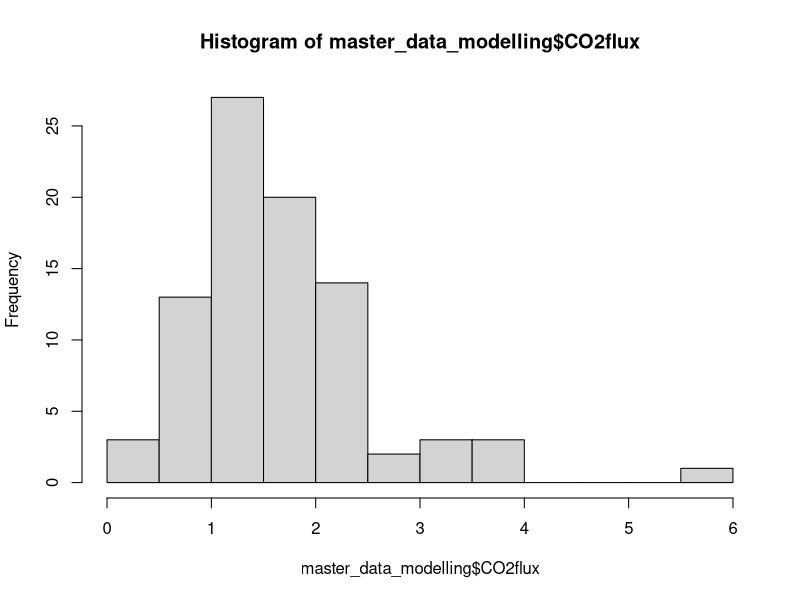
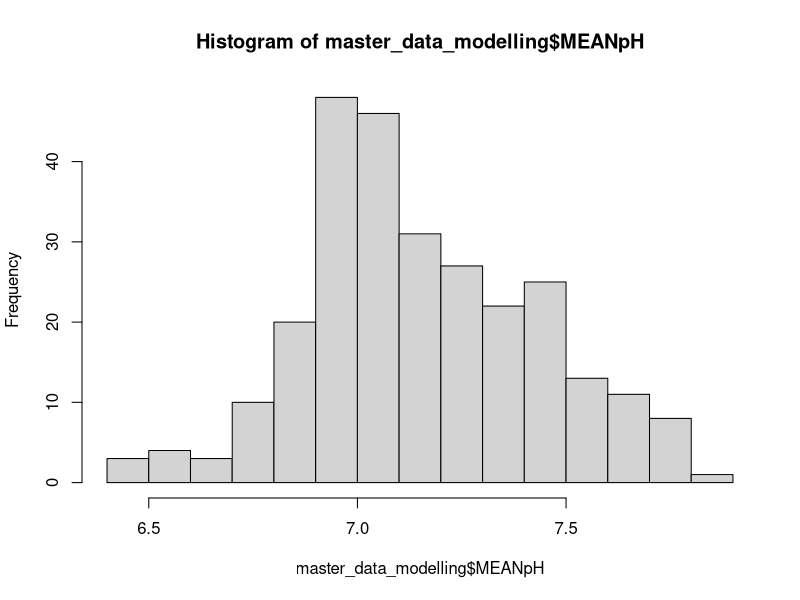
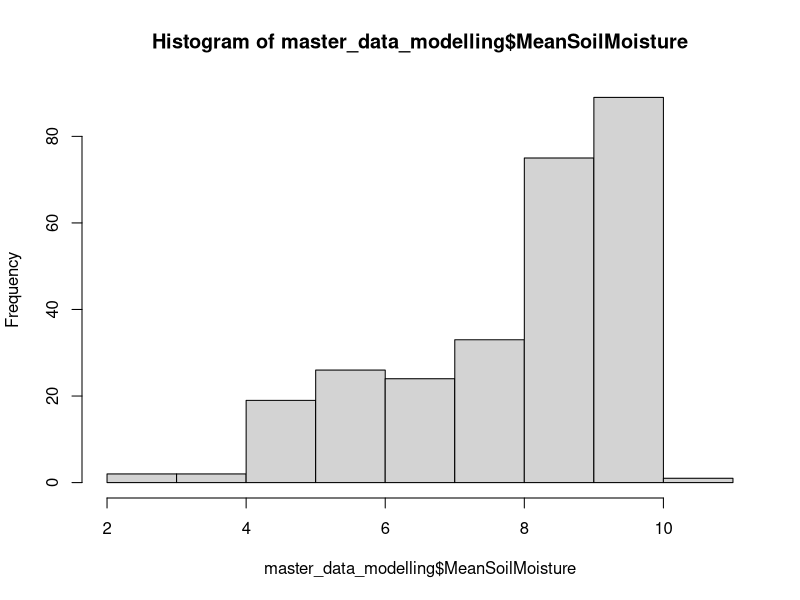
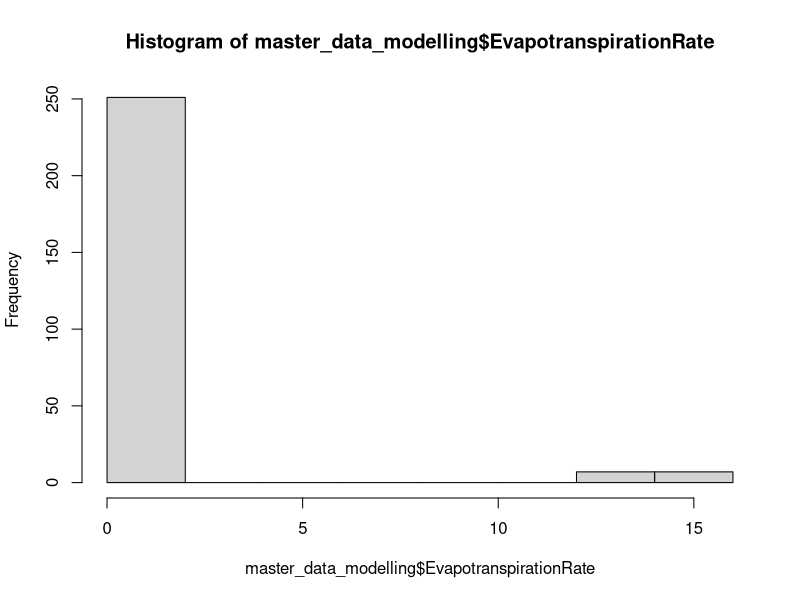
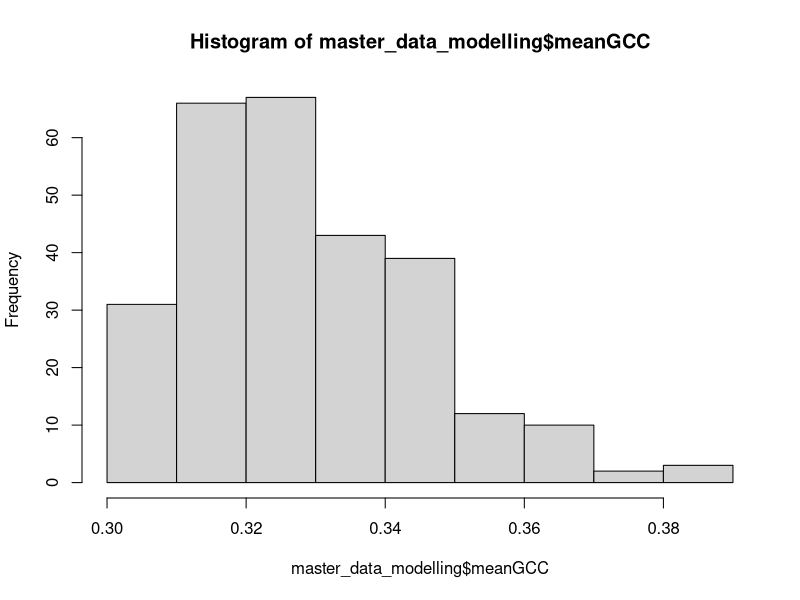
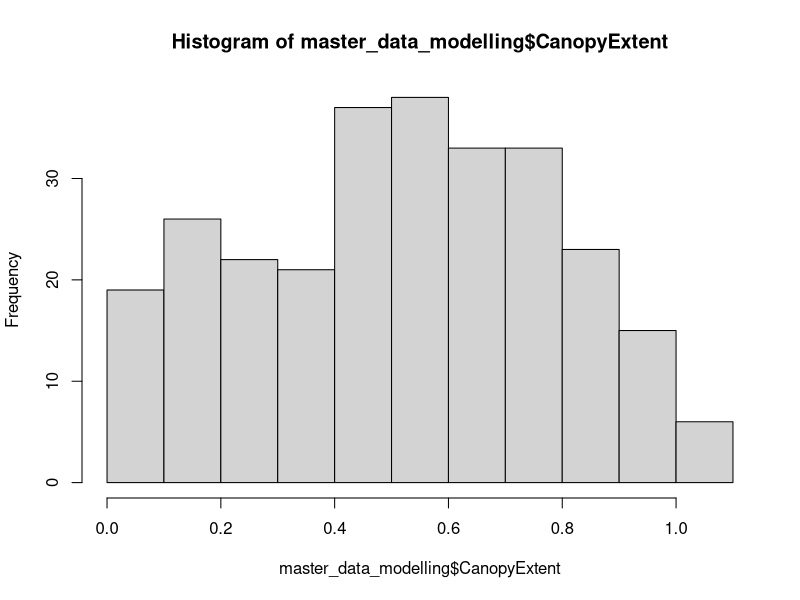
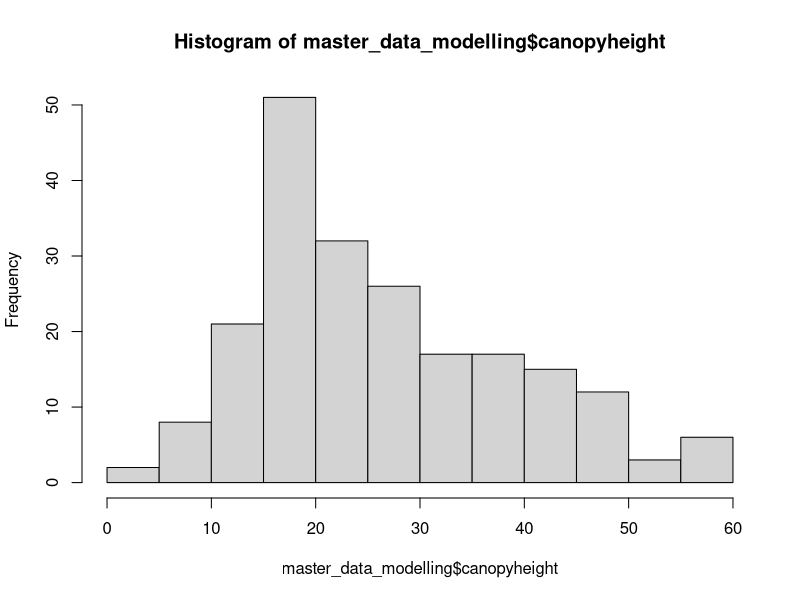

Generate these figures, in order, with R:
############ source: Coding Club ###########
###### edited by Samantha Solis de Ovando ######

####################### LOAD DATA FOR MODELLING #######################
library(readr)

### this is the ONLY sheet I should use for modelling ##
master_data_modelling <- read_csv("MasterDataSheet_UGthesis_Feb232026.csv")

#show headings
head(master_data_modelling)

############################ VISUALIZE DATA ############################
# response variable histogram
#CO2 flux
hist(master_data_modelling$CO2flux)

#pH
hist(master_data_modelling$MEANpH)

#moisture
hist(master_data_modelling$MeanSoilMoisture)

#evapotranspiration
hist(master_data_modelling$EvapotranspirationRate)

#meanGCC
hist(master_data_modelling$meanGCC)

#cover
hist(master_data_modelling$CanopyExtent)

#canopy height
hist(master_data_modelling$canopyheight)

### IMPORTANT ### 
### NONE OF THE RESPONSE VARIABLES HAVE A NORMAL DISTRIBUTION ###
############## THIS IS DUE DATA BEING REPEATED MEASURES ON THE SAME SAMPLES ###########

########################################################################
########################## BASIC LINEAR MODEL ##########################
########################################################################

#### plant productivity #####

#greenness (scale 0-1)
basic.lm <- lm(meanGCC ~ MeanSoilMoisture, data = master_data_modelling)
summary(basic.lm)

#cover (scale 0-1)
basic.lm <- lm(CanopyExtent ~ MeanSoilMoisture, data = master_data_modelling)
summary(basic.lm)

#canopy height (cm)
basic.lm <- lm(canopyheight ~ MeanSoilMoisture, data = master_data_modelling)
summary(basic.lm)
